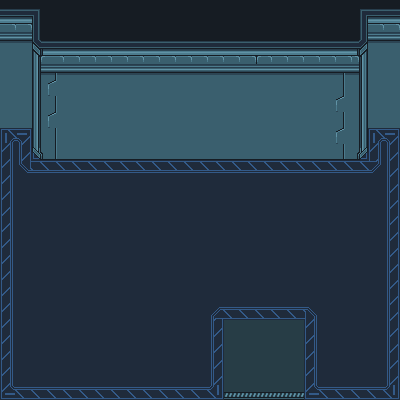

Rendered tile map (Tiled .tmx) drawn with the repository's tilesets; below, a short description and the full map source, tile grids included:
An orthogonal 25x25 tile map with 16x16 px tiles, 2 tile layers (Under Layer, Main Layer).

<map version="1.10" tiledversion="1.10.2" orientation="orthogonal" renderorder="right-down" width="25" height="25" tilewidth="16" tileheight="16" infinite="0" nextlayerid="5" nextobjectid="1">
 <tileset firstgid="1" source="scifi_space_rpg_tiles_lpcized.tsx" />
 <layer id="3" name="Under Layer" width="25" height="25">
  <data encoding="csv">
0,0,0,0,0,0,0,0,0,0,0,0,0,0,0,0,0,0,0,0,0,0,0,0,0,
0,0,0,0,0,0,0,0,0,0,0,0,0,0,0,0,0,0,0,0,0,0,0,0,0,
0,0,0,0,0,0,0,0,0,0,0,0,0,0,0,0,0,0,0,0,0,0,0,0,0,
0,0,0,0,0,0,0,0,0,0,0,0,0,0,0,0,0,0,0,0,0,0,0,0,0,
0,0,0,0,0,0,0,0,0,0,0,0,0,0,0,0,0,0,0,0,0,0,0,0,0,
0,0,0,0,0,0,0,0,0,0,0,0,0,0,0,0,0,0,0,0,0,0,0,0,0,
0,0,0,0,0,0,0,0,0,0,0,0,0,0,0,0,0,0,0,0,0,0,0,0,0,
0,0,0,0,0,0,0,0,0,0,0,0,0,0,0,0,0,0,0,0,0,0,0,0,0,
0,0,0,0,0,0,0,0,0,0,0,0,0,0,0,0,0,0,0,0,0,0,0,0,0,
0,0,141,0,0,0,0,0,0,0,0,0,0,0,0,0,0,0,0,0,0,0,146,0,0,
0,0,0,0,0,0,0,0,0,0,0,0,0,0,0,0,0,0,0,0,0,0,0,0,0,
0,0,0,0,0,0,0,0,0,0,0,0,0,0,0,0,0,0,0,0,0,0,0,0,0,
0,0,0,0,0,0,0,0,0,0,0,0,0,0,0,0,0,0,0,0,0,0,0,0,0,
0,0,0,0,0,0,0,0,0,0,0,0,0,0,0,0,0,0,0,0,0,0,0,0,0,
0,0,0,0,0,0,0,0,0,0,0,0,0,0,0,0,0,0,0,0,0,0,0,0,0,
0,0,0,0,0,0,0,0,0,0,0,0,0,0,0,0,0,0,0,0,0,0,0,0,0,
0,0,0,0,0,0,0,0,0,0,0,0,0,0,0,0,0,0,0,0,0,0,0,0,0,
0,0,0,0,0,0,0,0,0,0,0,0,0,0,0,0,0,0,0,0,0,0,0,0,0,
0,0,0,0,0,0,0,0,0,0,0,0,0,0,0,0,0,0,0,0,0,0,0,0,0,
0,0,0,0,0,0,0,0,0,0,0,0,0,0,0,0,0,0,0,0,0,0,0,0,0,
0,0,0,0,0,0,0,0,0,0,0,0,0,0,0,0,0,0,0,0,0,0,0,0,0,
0,0,0,0,0,0,0,0,0,0,0,0,0,0,0,0,0,0,0,0,0,0,0,0,0,
0,0,0,0,0,0,0,0,0,0,0,0,0,0,0,0,0,0,0,0,0,0,0,0,0,
0,0,0,0,0,0,0,0,0,0,0,0,0,0,0,0,0,0,0,0,0,0,0,0,0,
0,0,0,0,0,0,0,0,0,0,0,0,0,0,0,0,0,0,0,0,0,0,0,0,0
</data>
 </layer>
 <layer id="1" name="Main Layer" width="25" height="25">
  <data encoding="csv">
42,42,219,16,16,16,16,16,16,16,16,16,16,16,16,16,16,16,16,16,16,16,218,42,42,
70,70,13,17,17,17,17,17,17,17,17,17,17,17,17,17,17,17,17,17,17,17,24,70,70,
98,98,41,42,42,42,42,42,42,42,42,42,42,42,42,42,42,42,42,42,42,42,52,98,98,
126,126,69,70,70,70,70,70,70,70,70,70,70,70,70,70,72,70,70,70,70,70,80,126,126,
126,126,97,100,98,98,98,98,98,98,98,98,98,98,98,98,98,98,98,98,98,100,108,126,126,
126,126,125,128,126,126,126,126,126,126,126,126,126,126,126,126,126,126,126,126,126,236,136,126,126,
126,126,125,236,126,126,126,126,126,126,126,126,126,126,126,126,126,126,126,126,126,128,136,126,126,
126,126,125,128,126,126,126,126,126,126,126,126,126,126,126,126,126,126,126,126,126,236,136,126,126,
1,6,125,236,126,126,126,126,126,126,126,126,126,126,126,126,126,126,126,126,126,128,136,1,6,
29,90,153,264,154,154,154,154,154,154,154,154,154,154,154,154,154,154,154,154,154,264,164,29,34,
29,226,2,2,2,2,2,2,2,2,2,2,2,2,2,2,2,2,2,2,2,2,2,227,34,
29,87,87,87,87,87,87,87,87,87,87,87,87,87,87,87,87,87,87,87,87,87,87,87,34,
29,87,87,87,87,87,87,87,87,87,87,87,87,87,87,87,87,87,87,87,87,87,87,87,34,
29,87,87,87,87,87,87,87,87,87,87,87,87,87,87,87,87,87,87,87,87,87,87,87,34,
29,87,87,87,87,87,87,87,87,87,87,87,87,87,87,87,87,87,87,87,87,87,87,87,34,
29,87,87,87,87,87,87,87,87,87,87,87,87,87,87,87,87,87,87,87,87,87,87,87,34,
29,87,87,87,87,87,87,87,87,87,87,87,87,87,87,87,87,87,87,87,87,87,87,87,34,
29,87,87,87,87,87,87,87,87,87,87,87,87,87,87,87,87,87,87,87,87,87,87,87,34,
29,87,87,87,87,87,87,87,87,87,87,87,87,87,87,87,87,87,87,87,87,87,87,87,34,
29,87,87,87,87,87,87,87,87,87,87,87,87,198,142,142,142,142,142,199,87,87,87,87,34,
29,87,87,87,87,87,87,87,87,87,87,87,87,118,185,185,185,185,185,113,87,87,87,87,34,
29,87,87,87,87,87,87,87,87,87,87,87,87,118,185,185,185,185,185,113,87,87,87,87,34,
29,87,87,87,87,87,87,87,87,87,87,87,87,118,185,185,185,185,185,113,87,87,87,87,34,
29,87,87,87,87,87,87,87,87,87,87,87,87,118,185,185,185,185,185,113,87,87,87,87,34,
141,142,142,142,142,142,142,142,142,142,142,142,142,146,269,269,269,269,269,141,145,145,145,145,146
</data>
 </layer>
</map>
